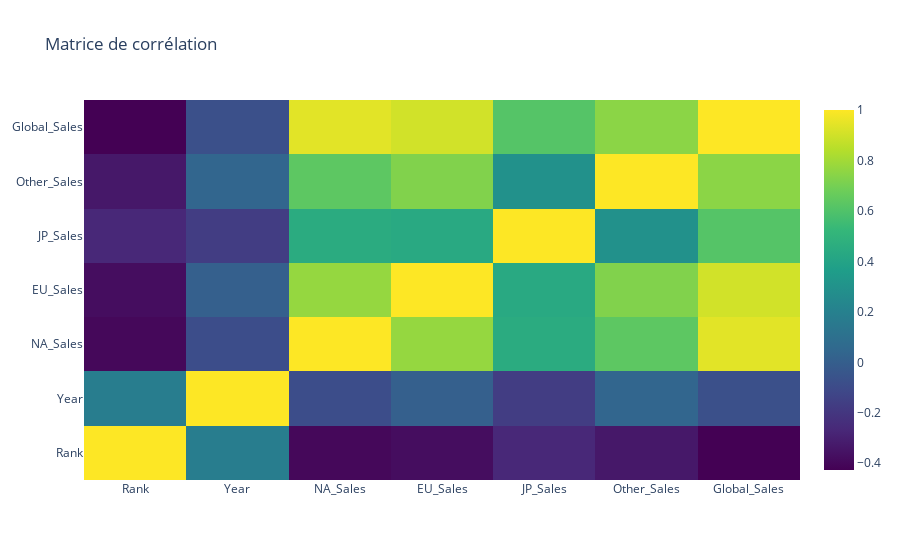

Notebook code for this chart:
### Code cell
#Analyse corrélation entre variables 

#création du tableau de corrélation 
corr = df.corr()

#Affichage de la matrice pour toutes les variables du df 
trace = go.Heatmap(z =  corr.values,
                   x =  corr.index.values,
                   y=  corr.columns.values,
                   colorscale = 'Viridis',
               )

layout = go.Layout( title = " Matrice de corrélation")

fig = go.Figure(data=[trace], layout = layout)

iplot(fig)

### Figure 1 — Plotly figure (JSON) as saved in the notebook; plotly's stock layout.template omitted (floating-point values rounded to 4 significant figures)
{"data": [{"colorscale": [[0, "#440154"], [0.1111, "#482878"], [0.2222, "#3e4989"], [0.3333, "#31688e"], [0.4444, "#26828e"], [0.5556, "#1f9e89"], [0.6667, "#35b779"], [0.7778, "#6ece58"], [0.8889, "#b5de2b"], [1, "#fde725"]], "type": "heatmap", "x": ["Rank", "Year", "NA_Sales", "EU_Sales", "JP_Sales", "Other_Sales", "Global_Sales"], "y": ["Rank", "Year", "NA_Sales", "EU_Sales", "JP_Sales", "Other_Sales", "Global_Sales"], "z": [[1, 0.1788, -0.4003, -0.379, -0.2691, -0.3325, -0.4269], [0.1788, 1, -0.0914, 0.006014, -0.1693, 0.04106, -0.07473], [-0.4003, -0.0914, 1, 0.7689, 0.4513, 0.6345, 0.9413], [-0.379, 0.006014, 0.7689, 1, 0.4364, 0.7263, 0.9033], [-0.2691, -0.1693, 0.4513, 0.4364, 1, 0.2907, 0.6128], [-0.3325, 0.04106, 0.6345, 0.7263, 0.2907, 1, 0.748], [-0.4269, -0.07473, 0.9413, 0.9033, 0.6128, 0.748, 1]]}], "layout": {"title": {"text": " Matrice de corrélation"}}}
